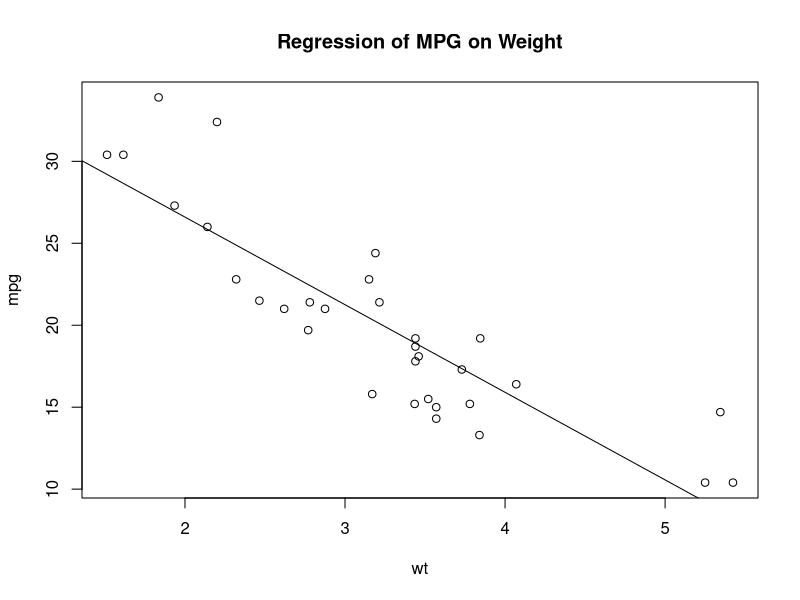

Generate this figure with R: (Note: this script raises an error after producing the figure.)
## ---- chunk 1
knitr::opts_chunk$set(echo = T,collapse = T,
                      results = "hide")
## ---- chunk 2
attach(mtcars)
plot(wt, mpg)
abline(lm(mpg ~ wt))
title("Regression of MPG on Weight")
detach(mtcars)
## ---- chunk 3
#矩阵
y = matrix(1:20,nrow = 5, ncol = 4)
y
cells <- c(1, 26, 24, 68)
rnames <- c("R1", "R2")
cnames <- c("C1", "C2")
mymatrix <- matrix(cells, nrow = 2, ncol = 2, byrow = TRUE, 
    dimnames = list(rnames, cnames))
mymatrix
mymatrix <- matrix(cells, nrow = 2, ncol = 2, byrow = FALSE, 
    dimnames = list(rnames, cnames))
mymatrix
#数组：个创建三维（2×3×4）数值型数组
dim1 <- c("A1", "A2")
dim2 <- c("B1", "B2", "B3")
dim3 <- c("C1", "C2", "C3", "C4")
z <- array(1:24, c(2, 3, 4), dimnames = list(dim1, dim2, dim3))
z
## ---- chunk 4
#创建数据框
patientID <- c(1, 2, 3, 4)
age <- c(25, 34, 28, 52)
diabetes <- c("Type1", "Type2", "Type1", "Type1")
status <- c("Poor", "Improved", "Excellent", "Poor")
patientdata <- data.frame(patientID, age, diabetes, 
    status)
patientdata
patientdata$age
table(patientdata$diabetes, patientdata$status)#生成糖尿病类型变量diabetes和病情变量status的列联表
## ---- chunk 5
patientID <- c(1, 2, 3, 4)
age <- c(25, 34, 28, 52)
diabetes <- c("Type1", "Type2", "Type1", "Type1")
status <- c("Poor", "Improved", "Excellent", "Poor")
diabetes <- factor(diabetes)
status <- factor(status, order = TRUE)
patientdata <- data.frame(patientID, age, diabetes, status)
str(patientdata)
## ---- chunk 6
help.start()
help(package = "vcd")
library(vcd) 
help(Arthritis) #阅读数据集Arthritis的描述
Arthritis 
example(Arthritis)# 运行数据集Arthritis自带的示例
#q()
